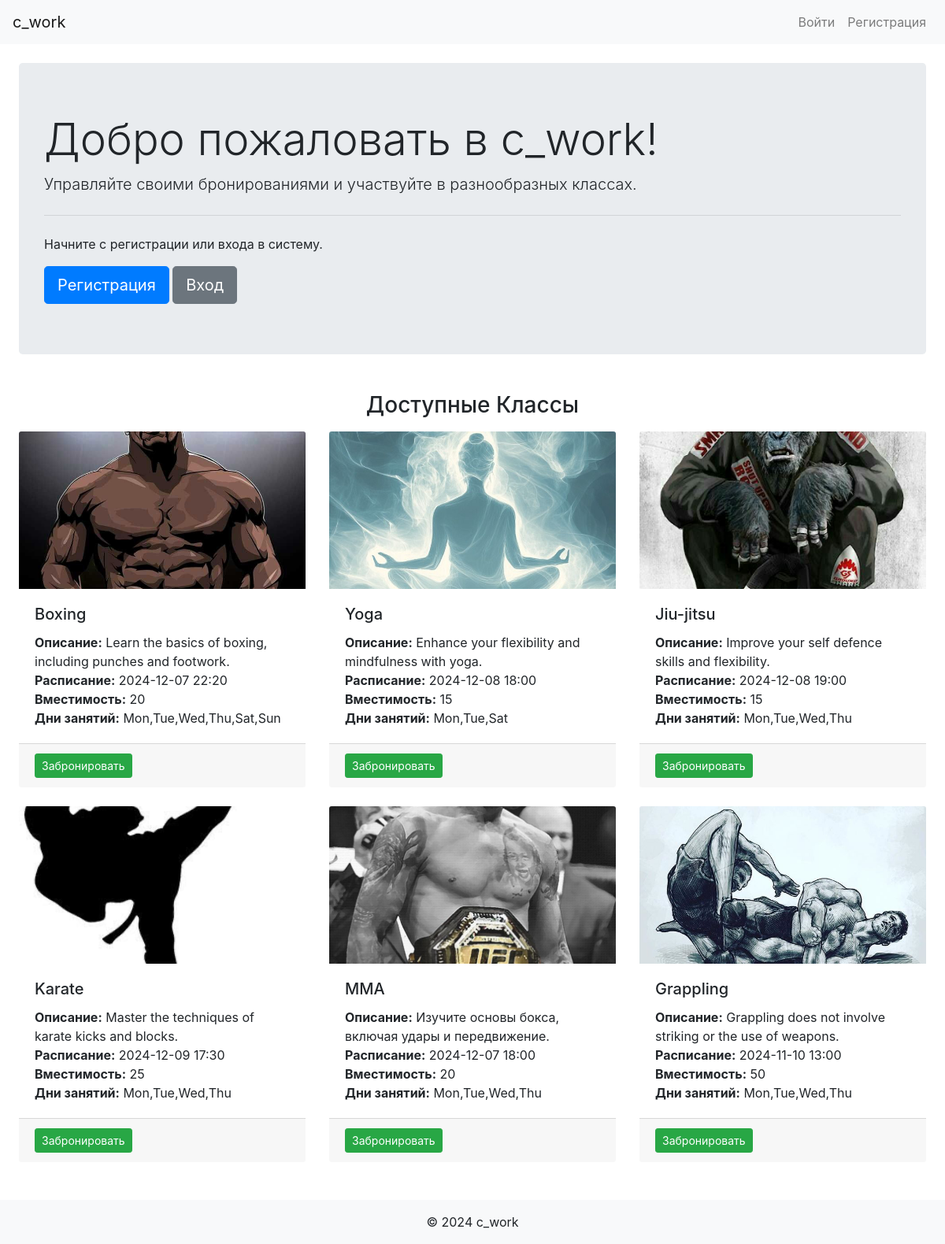
The page /home on the database its author committed.
### app/models.py (models this page shows, shortened)
class Class(db.Model):
    id = db.Column(db.Integer, primary_key=True)
    name = db.Column(db.String(100), nullable=False)
    description = db.Column(db.Text, nullable=True)
    schedule = db.Column(db.DateTime, nullable=False)
    capacity = db.Column(db.Integer, default=10, nullable=False)
    days_of_week = db.Column(db.String(100), nullable=False)
    extra_info = db.Column(db.Text, nullable=True)
    image_filename = db.Column(db.String(100), nullable=True)
    bookings = db.relationship('Booking', backref='class_', lazy=True, cascade='all, delete-orphan')
    def available_slots(self):
        confirmed_bookings = Booking.query.filter_by(class_id=self.id, status='confirmed').count()
        return self.capacity - confirmed_bookings

### app/routes.py (the view)
@main_bp.route('/')
@main_bp.route('/home')
def home():
    classes = Class.query.all()
    return render_template('home.html', classes=classes)

### app/templates/home.html (shortened to what this page needs)
{% extends "base.html" %}
{% block content %}
    <div class="jumbotron mt-4">
        <h1 class="display-4">Добро пожаловать в c_work!</h1>
        <p class="lead">Управляйте своими бронированиями и участвуйте в разнообразных классах.</p>
        <hr class="my-4">
        {% if not current_user.is_authenticated %}
            <p>Начните с регистрации или входа в систему.</p>
            <a class="btn btn-primary btn-lg" href="{{ url_for('main.register') }}" role="button">Регистрация</a>
            <a class="btn btn-secondary btn-lg" href="{{ url_for('main.login') }}" role="button">Вход</a>
        {% else %}
            <p>Перейдите к просмотру доступных классов или ваших бронирований.</p>
            <a class="btn btn-info btn-lg" href="{{ url_for('main.classes') }}" role="button">Классы</a>
            <a class="btn btn-warning btn-lg" href="{{ url_for('main.my_bookings') }}" role="button">Мои Бронирования</a>
        {% endif %}
    </div>
    <h3 class="mt-5 mb-3 text-center">Доступные Классы</h3>
    <div class="row">
        {% for class in classes %}
        <div class="col-md-4 mb-4">
            {% set extended = False %}
            {% set class_ = class %}
            {% include 'partials/class_card.html' %}
        </div>
        {% endfor %}
    </div>
{% endblock %}

### app/templates/base.html (shortened to what this page needs)
<!DOCTYPE html>
<html lang="ru">
<head>
    <link rel="stylesheet" href="https://stackpath.bootstrapcdn.com/bootstrap/4.5.0/css/bootstrap.min.css">
    <link rel="stylesheet" href="{{ url_for('static', filename='css/styles.css') }}">
</head>
<body>
    <nav class="navbar navbar-expand-lg navbar-light bg-light">
        <a class="navbar-brand" href="{{ url_for('main.home') }}">c_work</a>
        <div class="collapse navbar-collapse" id="navbarNav">
            <ul class="navbar-nav ml-auto">
                {% if current_user.is_authenticated %}
                    <li class="nav-item">
                        <a class="nav-link" href="{{ url_for('main.classes') }}">Классы</a>
                    </li>
                    <li class="nav-item">
                        <a class="nav-link" href="{{ url_for('main.my_bookings') }}">Мои Бронирования</a>
                    </li>
                    {% if current_user.is_admin %}
                        <li class="nav-item">
                            <a class="nav-link" href="{{ url_for('admin.admin_panel') }}">Админ</a>
                        </li>
                    {% endif %}
                    <li class="nav-item dropdown">
                        <a class="nav-link dropdown-toggle" href="#" id="navbarDropdown" role="button" data-toggle="dropdown"
                           aria-haspopup="true" aria-expanded="false">
                            <img src="{{ url_for('static', filename='images/' + (current_user.avatar or 'user.png')) }}" alt="Аватар" class="rounded-circle" width="30" height="30">
                            {{ current_user.username }}
                        </a>
                        <div class="dropdown-menu dropdown-menu-right" aria-labelledby="navbarDropdown">
                            <a class="dropdown-item" href="{{ url_for('main.profile') }}">Профиль</a>
                            <a class="dropdown-item" href="{{ url_for('main.logout') }}">Выйти</a>
                        </div>
                    </li>
                {% else %}
                    <li class="nav-item">
                        <a class="nav-link" href="{{ url_for('main.login') }}">Войти</a>
                    </li>
                    <li class="nav-item">
                        <a class="nav-link" href="{{ url_for('main.register') }}">Регистрация</a>
                    </li>
                {% endif %}
            </ul>
        </div>
    </nav>
    <div class="container-fluid">
        <div class="row">
            <main role="main" class="col-md-{{ '10' if current_user.is_authenticated and current_user.is_admin else '12' }} ml-sm-auto px-4">
                {% block content %}{% endblock %}
            </main>
        </div>
    </div>
    <footer class="footer bg-light text-center py-3 mt-4">
        {% block footer %}
        <span>&copy; 2024 c_work</span>
        {% endblock footer %}
    </footer>
</body>
</html>

### app/templates/partials/class_card.html (shortened to what this page needs)
{% if class_.image_filename %}
    <img src="{{ url_for('static', filename='images/' + class_.image_filename) }}" class="card-img-top" alt="{{ class_.name }}">
{% endif %}
<div class="card-body">
    <h5 class="card-title">{{ class_.name }}</h5>
    <p class="card-text">
        <strong>Описание:</strong> {{ class_.description or 'Нет описания' }}<br>
        <strong>Расписание:</strong> {{ class_.schedule.strftime('%Y-%m-%d %H:%M') }}<br>
        <strong>Вместимость:</strong> {{ class_.capacity }}<br>
        <strong>Дни занятий:</strong> {{ class_.days_of_week or 'Не указано' }}<br>
    </p>
</div>
<div class="card-footer d-flex justify-content-between">
    {% if extended %}
        <a href="{{ url_for('admin.edit_class', class_id=class_.id) }}" class="btn btn-primary btn-sm">Редактировать</a>
        <form action="{{ url_for('admin.delete_class', class_id=class_.id) }}" method="POST" style="display:inline;">
            <button type="submit" class="btn btn-danger btn-sm" onclick="return confirm('Вы уверены, что хотите удалить этот класс?');">Удалить</button>
        </form>
    {% else %}
        {% if class_.available_slots() > 0 %}
            <form action="{{ url_for('main.book_class', class_id=class_.id) }}" method="POST" style="display:inline;">
                <button type="submit" class="btn btn-success btn-sm">Забронировать</button>
            </form>
        {% else %}
            <span class="text-danger">Заполнено</span>
        {% endif %}
    {% endif %}
</div>

### app/static/css/styles.css (style rules this page uses)
.card-img-top { height: 200px; object-fit: cover; }

### rows shown on the page
Class: image_filename (picture), name "Boxing", description "Learn the basics of boxing, including punches and footwork.", schedule "2024-12-07 22:20", capacity "20", days_of_week "Mon,Tue,Wed,Thu,Sat,Sun"
Class: image_filename (picture), name "Yoga", description "Enhance your flexibility and mindfulness with yoga.", schedule "2024-12-08 18:00", capacity "15", days_of_week "Mon,Tue,Sat"
Class: image_filename (picture), name "Jiu-jitsu", description "Improve your self defence skills and flexibility.", schedule "2024-12-08 19:00", capacity "15", days_of_week "Mon,Tue,Wed,Thu"
Class: image_filename (picture), name "Karate", description "Master the techniques of karate kicks and blocks.", schedule "2024-12-09 17:30", capacity "25", days_of_week "Mon,Tue,Wed,Thu"
Class: image_filename (picture), name "MMA", description "Изучите основы бокса, включая удары и передвижение.", schedule "2024-12-07 18:00", capacity "20", days_of_week "Mon,Tue,Wed,Thu"
Class: image_filename (picture), name "Grappling", description "Grappling does not involve striking or the use of weapons.", schedule "2024-11-10 13:00", capacity "50", days_of_week "Mon,Tue,Wed,Thu"
